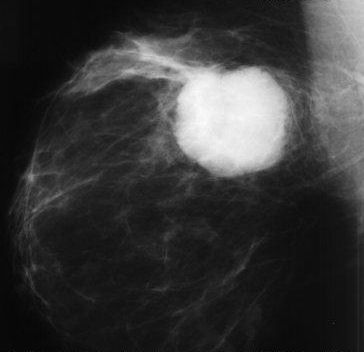
%> input picture S2-Spatial/breast2.jpg, 364 x 352 px
$ octave negativos.m   (GNU Octave 9; MATLAB toolbox functions it lacks are replaced by stand-ins)
%> lines starting %> are read from the running program, lines starting %| are printed output that depends on the picture
clear all
close all
clc

f = imread('breast2.jpg');
%> f is the input picture: size 352x364x3 uint8; min 0, max 253, mean 55.5
imshow(f)
g = imadjust(f,[0;1],[1;0]);
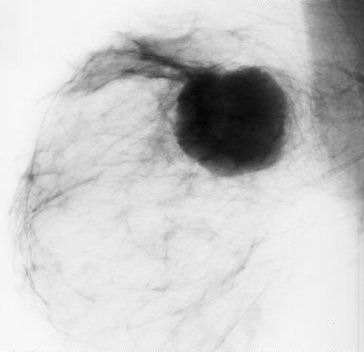
%> g: size 352x364x3 uint8; min 2, max 255, mean 199.5
figure, imshow(g)
g = imadjust(f,[180/255;235/255],[1;0]);
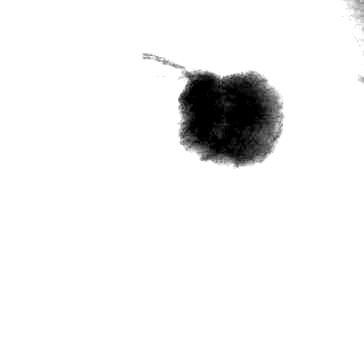
%> g: size 352x364x3 uint8; min 0, max 255, mean 241.3
imshow(g)
